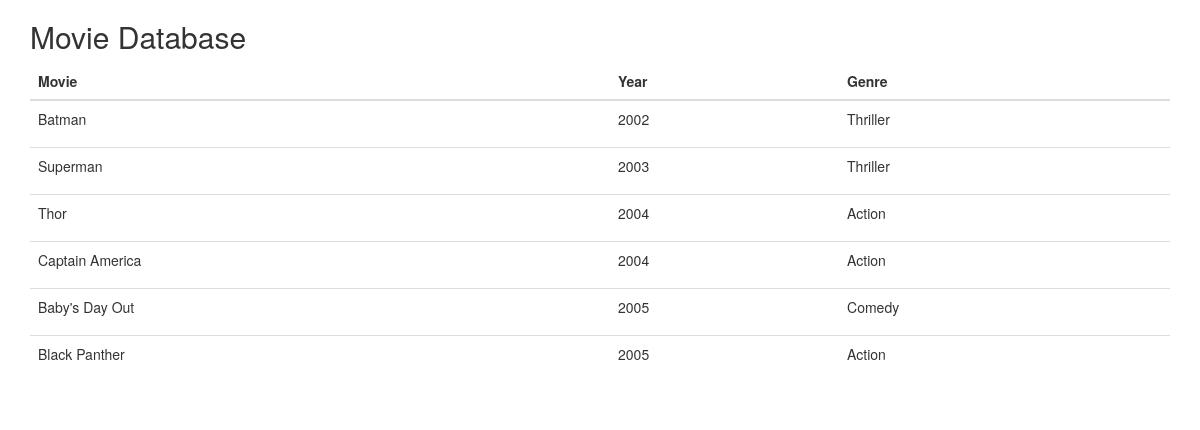
The page /show on the database its author committed.
### app/models.py (models this page shows)
class Movie(models.Model):
    name = models.CharField(max_length=100)
    year = models.CharField(max_length=4)
    genre =  models.CharField(max_length=20)
    class Meta:
        db_table = "movie"

### app/views.py (the view)
# urls.py: path('show',views.show)
def show(request):
    obj = Movie.objects.all()
    return render(request,"show.html",{'obj':obj})

### templates/show.html (shortened to what this page needs)
{% load static %}
<!DOCTYPE html>
<html lang="en">
<head>
  <link rel="stylesheet" href="https://maxcdn.bootstrapcdn.com/bootstrap/3.4.1/css/bootstrap.min.css">
</head>
<body>
<div class="container">
  <h2>Movie Database</h2>
  <table class="table">
    <thead>
    <tr>
      <th scope="col">Movie</th>
      <th scope="col">Year</th>
      <th scope="col">Genre</th>
    </tr>
  </thead>
  <tbody>
  {% for abc in obj %}
    <tr>
      <td><p>{{ abc.name }}</p></td>
      <td><p>{{ abc.year }}</p></td>
      <td><p>{{ abc.genre }}</p></td>
    </tr>
   {% endfor %}
  </tbody>
</table>
</div>

### rows shown on the page
Movie: name "Batman", year "2002", genre "Thriller"
Movie: name "Superman", year "2003", genre "Thriller"
Movie: name "Thor", year "2004", genre "Action"
Movie: name "Captain America", year "2004", genre "Action"
Movie: name "Baby's Day Out", year "2005", genre "Comedy"
Movie: name "Black Panther", year "2005", genre "Action"
